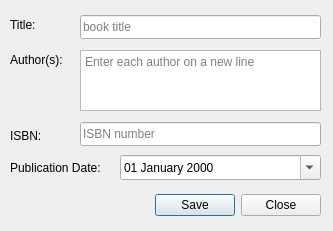
<?xml version="1.0" encoding="UTF-8"?>
<ui version="4.0">
 <class>MainWindow</class>
 <widget class="QMainWindow" name="MainWindow">
  <property name="geometry">
   <rect>
    <x>0</x>
    <y>0</y>
    <width>333</width>
    <height>231</height>
   </rect>
  </property>
  <property name="windowTitle">
   <string>Add a book</string>
  </property>
  <widget class="QWidget" name="centralwidget">
   <widget class="QLabel" name="isbn_label">
    <property name="geometry">
     <rect>
      <x>10</x>
      <y>126</y>
      <width>61</width>
      <height>20</height>
     </rect>
    </property>
    <property name="font">
     <font>
      <weight>50</weight>
      <bold>false</bold>
     </font>
    </property>
    <property name="layoutDirection">
     <enum>Qt::LeftToRight</enum>
    </property>
    <property name="text">
     <string>ISBN:</string>
    </property>
    <property name="alignment">
     <set>Qt::AlignLeading|Qt::AlignLeft|Qt::AlignVCenter</set>
    </property>
   </widget>
   <widget class="QLabel" name="title_label">
    <property name="geometry">
     <rect>
      <x>10</x>
      <y>15</y>
      <width>61</width>
      <height>20</height>
     </rect>
    </property>
    <property name="font">
     <font>
      <weight>50</weight>
      <bold>false</bold>
     </font>
    </property>
    <property name="layoutDirection">
     <enum>Qt::LeftToRight</enum>
    </property>
    <property name="text">
     <string>Title:</string>
    </property>
    <property name="alignment">
     <set>Qt::AlignLeading|Qt::AlignLeft|Qt::AlignVCenter</set>
    </property>
   </widget>
   <widget class="QLabel" name="authors_label">
    <property name="geometry">
     <rect>
      <x>10</x>
      <y>50</y>
      <width>61</width>
      <height>20</height>
     </rect>
    </property>
    <property name="font">
     <font>
      <weight>50</weight>
      <bold>false</bold>
     </font>
    </property>
    <property name="layoutDirection">
     <enum>Qt::LeftToRight</enum>
    </property>
    <property name="text">
     <string>Author(s):</string>
    </property>
    <property name="alignment">
     <set>Qt::AlignLeading|Qt::AlignLeft|Qt::AlignVCenter</set>
    </property>
   </widget>
   <widget class="QDialogButtonBox" name="buttonBox">
    <property name="geometry">
     <rect>
      <x>155</x>
      <y>190</y>
      <width>166</width>
      <height>31</height>
     </rect>
    </property>
    <property name="standardButtons">
     <set>QDialogButtonBox::Close|QDialogButtonBox::Save</set>
    </property>
    <property name="centerButtons">
     <bool>false</bool>
    </property>
   </widget>
   <widget class="QDateEdit" name="pubDate_in">
    <property name="geometry">
     <rect>
      <x>120</x>
      <y>155</y>
      <width>201</width>
      <height>25</height>
     </rect>
    </property>
    <property name="showGroupSeparator" stdset="0">
     <bool>false</bool>
    </property>
    <property name="currentSection">
     <enum>QDateTimeEdit::DaySection</enum>
    </property>
    <property name="displayFormat">
     <string>dd MMMM yyyy</string>
    </property>
    <property name="calendarPopup">
     <bool>true</bool>
    </property>
   </widget>
   <widget class="QLineEdit" name="title_in">
    <property name="geometry">
     <rect>
      <x>80</x>
      <y>15</y>
      <width>241</width>
      <height>24</height>
     </rect>
    </property>
    <property name="text">
     <string/>
    </property>
    <property name="placeholderText">
     <string>book title</string>
    </property>
   </widget>
   <widget class="QLineEdit" name="isbn_in">
    <property name="geometry">
     <rect>
      <x>80</x>
      <y>122</y>
      <width>241</width>
      <height>24</height>
     </rect>
    </property>
    <property name="text">
     <string/>
    </property>
    <property name="placeholderText">
     <string>ISBN number</string>
    </property>
   </widget>
   <widget class="QLabel" name="pubDate_label">
    <property name="geometry">
     <rect>
      <x>10</x>
      <y>158</y>
      <width>111</width>
      <height>20</height>
     </rect>
    </property>
    <property name="font">
     <font>
      <weight>50</weight>
      <bold>false</bold>
     </font>
    </property>
    <property name="layoutDirection">
     <enum>Qt::LeftToRight</enum>
    </property>
    <property name="text">
     <string>Publication Date:</string>
    </property>
    <property name="textFormat">
     <enum>Qt::MarkdownText</enum>
    </property>
    <property name="alignment">
     <set>Qt::AlignLeading|Qt::AlignLeft|Qt::AlignVCenter</set>
    </property>
   </widget>
   <widget class="QPlainTextEdit" name="authors_in">
    <property name="geometry">
     <rect>
      <x>80</x>
      <y>50</y>
      <width>241</width>
      <height>61</height>
     </rect>
    </property>
    <property name="placeholderText">
     <string>Enter each author on a new line</string>
    </property>
   </widget>
  </widget>
 </widget>
 <tabstops>
  <tabstop>title_in</tabstop>
  <tabstop>authors_in</tabstop>
  <tabstop>isbn_in</tabstop>
  <tabstop>pubDate_in</tabstop>
 </tabstops>
 <resources/>
 <connections/>
</ui>
